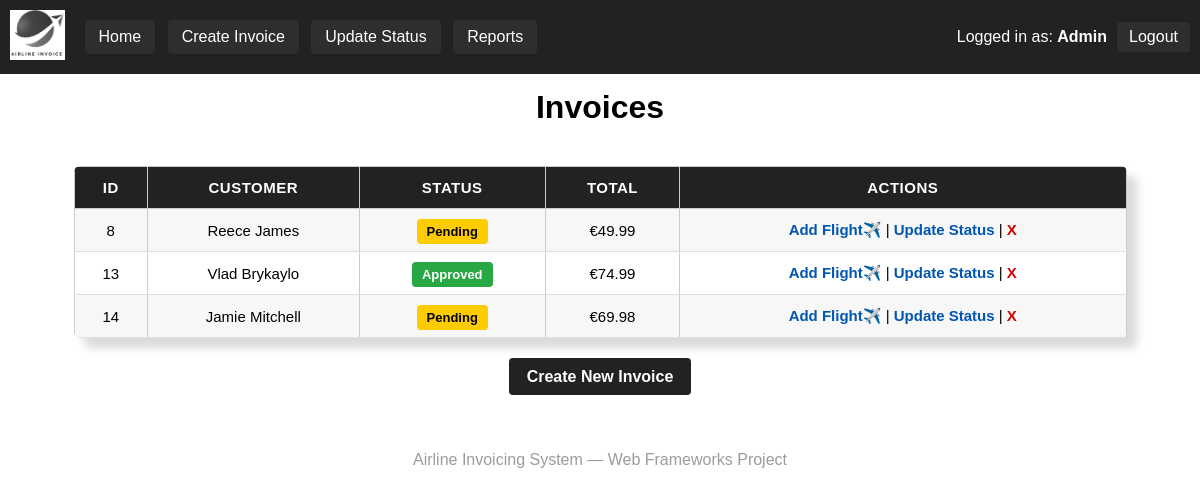
The app's page / (signed in) with its own data.
### polls/models.py (models this page shows, shortened)
class Invoice(models.Model):
    customer = models.ForeignKey(Customer, on_delete=models.CASCADE)
    created_by = models.ForeignKey(User, on_delete=models.CASCADE)
    date = models.DateField(auto_now_add=True)
    status = models.CharField(max_length=20, default="Pending")
    total = models.DecimalField(max_digits=10, decimal_places=2, default=0)

class Customer(models.Model):
    name = models.CharField(max_length=100)
    email = models.EmailField()

### polls/views.py (the view)
# urls.py: path('', views.invoice_list, name='home'),
@login_required
def invoice_list(request):
    invoices = Invoice.objects.all()
    return render(request, 'invoice_list.html', {'invoices': invoices})

### polls/templates/invoice_list.html (shortened to what this page needs)
{% extends 'base.html' %}
{% block content %}
<h1>Invoices</h1>
<div class="table-wrapper">
<table class="invoice-table">
    <tr>
        <th>ID</th>
        <th>Customer</th>
        <th>Status</th>
        <th>Total</th>
        {% if user.username == "Admin" or user.userprofile.role != "Manager" %}
            <th>Actions</th>
        {% endif %}
    </tr>
    {% for invoice in invoices %}
    <tr>
        <td>{{ invoice.id }}</td>
        <td>{{ invoice.customer.name }}</td>
        <td>
            {% if invoice.status == "Pending" %}
                <span class="status-badge status-pending">Pending</span>
            {% elif invoice.status == "Approved" %}
                <span class="status-badge status-approved">Approved</span>
            {% else %}
                <span class="status-badge status-rejected">{{ invoice.status }}</span>
            {% endif %}
        </td>
        <td>€{{ invoice.total }}</td>
        {% if user.username == "Admin" or user.userprofile.role != "Manager" %}
        <td>
            {% if user.username == "Admin" or user.userprofile.role == "SalesAgent" %}
                <a href="{% url 'add_invoice_item' invoice.id %}" class="action-link">Add Flight✈️</a> |
            {% endif %}
            {% if user.username == "Admin" or user.userprofile.role == "Accountant" %}
                <a href="{% url 'update_invoice_status' invoice.id %}" class="action-link">Update Status</a> |
            {% endif %}
            {% if user.username == "Admin" or user.userprofile.role == "SalesAgent" %}
                <a href="{% url 'delete_invoice' invoice.id %}" class="delete-x">X</a>
            {% endif %}
        </td>
        {% endif %}
    </tr>
    {% endfor %}
</table>
</div>
<a href="{% url 'create_invoice' %}" class="create-btn">Create New Invoice</a>
{% endblock %}

### polls/templates/base.html (shortened to what this page needs)
{% load static %}
<!DOCTYPE html>
<html>
<head>
</head>
<body>
<header>
    <div style="display:flex; align-items:center; gap:20px;">
        <a href="{% url 'invoice_list' %}">
            <img src="{% static 'polls/images/airline.logo.png' %}"
                 alt="Airline Logo"
                 style="height:50px; width:auto;">
        </a>
        <nav>
            {% if user.is_authenticated %}
                {% if user.username == "Admin" %}
                    <a href="{% url 'invoice_list' %}">Home</a>
                    <a href="{% url 'create_invoice' %}">Create Invoice</a>
                    <a href="{% url 'invoice_list' %}">Update Status</a>
                    <a href="{% url 'customer_report' %}">Reports</a>
                {% endif %}
            {% endif %}
        </nav>
    </div>
    {% if user.is_authenticated %}
    <div class="right-side">
        <span>Logged in as: <strong>{{ user.username }}</strong></span>
        <a href="{% url 'logout' %}" class="btn">Logout</a>
    </div>
    {% endif %}
</header>
<div class="container">
    {% block content %}{% endblock %}
</div>
<footer>
    Airline Invoicing System — Web Frameworks Project
</footer>
</body>
</html>

### polls/templates/base.html (style rules this page uses)
body { font-family: Arial; margin: 0; padding: 0; text-align: center; }
header { background: #222; color: white; padding: 10px; display: flex; justify-content: space-between; align-items: center; }
nav a { color: white; background: #2e2e2e; padding: 8px 14px; border-radius: 4px; margin-right: 8px; display: inline-block; text-decoration: none; }
.right-side { display: flex; align-items: center; gap: 10px; border-radius: 4px; }
.container { padding: 15px; }
h1, h2 { margin-top: 0; }
table { width: 100%; border-collapse: collapse; margin-top: 15px; }
th { background: #d1d1d1; }
th, td { border: 1px solid #ccc; padding: 8px; }
.btn { padding: 6px 12px; background: #2e2e2e; color: white; text-decoration: none; border: none; cursor: pointer; border-radius: 4px; }
footer { margin-top: 40px; padding: 10px; color: #9c9c9c; }

### polls/templates/invoice_list.html (style rules this page uses)
.table-wrapper { margin-top: 25px; display: flex; justify-content: center; }
.invoice-table { width: 90%; border-collapse: collapse; font-size: 15px; background: white; box-shadow: 10px 10px 10px rgba(0,0,0,0.15); border-radius: 6px; overflow: hidden; margin-bottom: 30px; }
.invoice-table th { background: #222; color: white; padding: 12px; text-transform: uppercase; letter-spacing: 0.5px; }
.invoice-table td { padding: 12px; border-bottom: 1px solid #e0e0e0; }
.invoice-table tr:nth-child(even) { background: #f7f7f7; }
.action-link { color: #0056b3; font-weight: bold; text-decoration: none; }
.delete-x { color: #d00000; font-weight: bold; text-decoration: none; }
.create-btn { margin-top: 25px; padding: 10px 18px; background: #222; color: white; border-radius: 4px; text-decoration: none; font-weight: bold; }
.status-badge { padding: 5px 10px; border-radius: 4px; color: white; font-weight: bold; font-size: 13px; }
.status-pending { background: #ffcc00; color:black; }
.status-approved { background: #28a745; }

### records on screen
Invoice: id "8", customer.name "Reece James", status "Pending", total "49.99"
Invoice: id "13", customer.name "Vlad Brykaylo", status "Approved", total "74.99"
Invoice: id "14", customer.name "Jamie Mitchell", status "Pending", total "69.98"

### other values on screen
{{ user.username }} "Admin"
